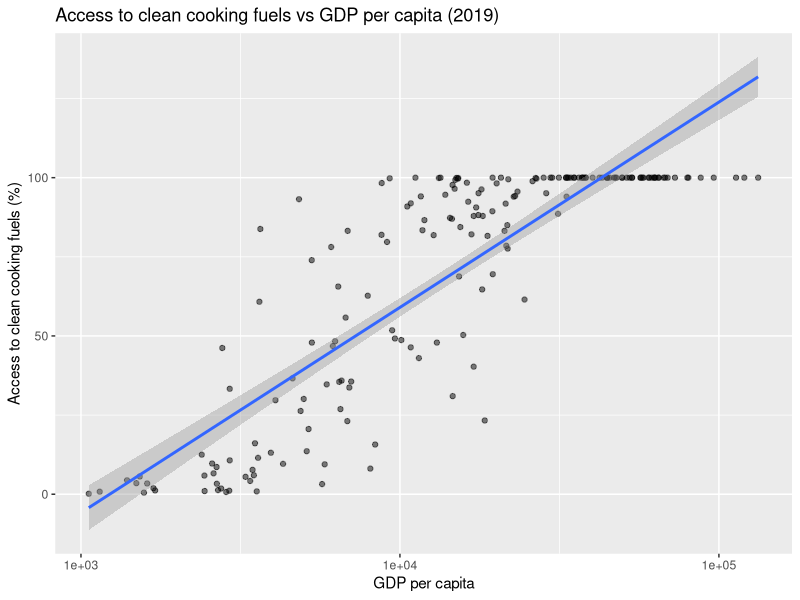
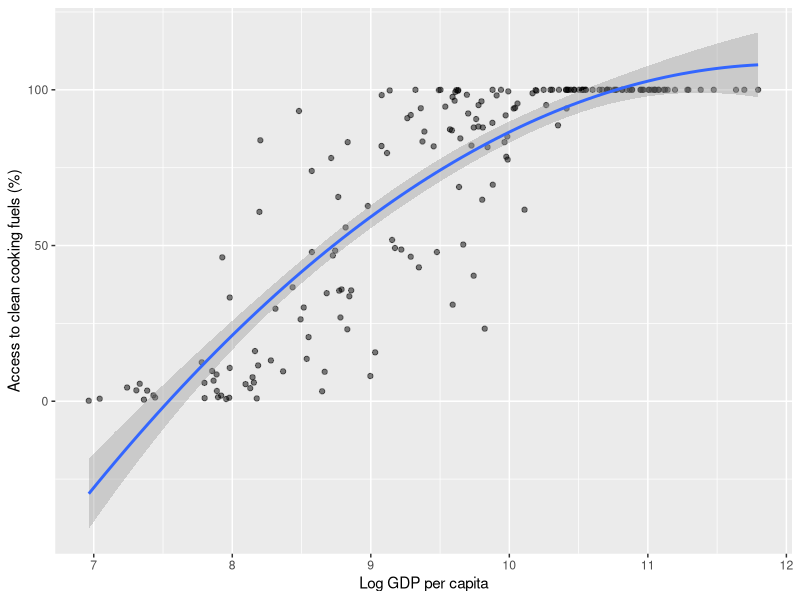

The R script that drew these images, in order:
## ---- chunk 1
library(tidyverse)
data <- read_csv("access-to-clean-fuels-for-cooking-vs-gdp-per-capita.csv")

data_2019 <- data |>
  filter(Year == 2019)

ggplot(data_2019, aes(x = `GDP per capita`,
                      y = `Access to clean fuels and technologies for cooking`)) +
  geom_point(alpha = 0.5) +
  geom_smooth(method = "lm") +
  scale_x_log10() +
  labs(x = "GDP per capita",
       y = "Access to clean cooking fuels (%)",
       title = "Access to clean cooking fuels vs GDP per capita (2019)")

## ---- chunk 2
# Add income group column
data <- data |>
  mutate(income_group = case_when(
    `GDP per capita` < 1000  ~ "Low income",
    `GDP per capita` < 12000 ~ "Middle income",
    TRUE                     ~ "High income"
  ))|>
  filter(`Access to clean fuels and technologies for cooking` <= 100)  # remove bad values
## ---- chunk 3
model1 <- lm(`Access to clean fuels and technologies for cooking` ~ 
              log(`GDP per capita`), 
            data = data_2019)
summary(model1)
## ---- chunk 4
library(tidyverse)
data_2019 <- data_2019 |>
  mutate(log_gdp = log(`GDP per capita`))

ggplot(data_2019, aes(x = log_gdp,
                      y = `Access to clean fuels and technologies for cooking`)) +
  geom_point(alpha = 0.5) +
  stat_smooth(method = "lm",
              formula = y ~ x + I(x^2)) +
  labs(x = "Log GDP per capita",
       y = "Access to clean cooking fuels (%)")
## ---- chunk 5
model2 <- lm(`Access to clean fuels and technologies for cooking` ~ log(`GDP per capita`) + I(log(`GDP per capita`)^2),
             data = data_2019)
summary(model2)
## ---- chunk 6
anova(model1, model2)
## ---- chunk 7
library(readr)
share_of_rural_population_with_electricity_access_vs_share_of_total_population_with_electricity_access <- read_csv("share-of-rural-population-with-electricity-access-vs-share-of-total-population-with-electricity-access.csv")
## ---- chunk 8
rural_vs_urban <- share_of_rural_population_with_electricity_access_vs_share_of_total_population_with_electricity_access
## ---- chunk 9
rural_vs_urban_2019 <- rural_vs_urban |>
  filter(Year == 2019)
## ---- chunk 10
rural_vs_urban_2019 <- as.data.frame(rural_vs_urban_2019)
## ---- chunk 11
joined_data <- full_join(data_2019, rural_vs_urban_2019, by = "Entity")
## ---- chunk 12
joined_data <- joined_data |>
  mutate(rural_urban_gap = `Share of urban population with access` - 
          `Share of rural population with access`)
## ---- chunk 13
model <- lm (`Access to clean fuels and technologies for cooking`~ log_gdp + rural_urban_gap, data = joined_data)
summary(model)
## ---- chunk 14
library(readr)
deaths_attributed_to_household_air_pollution_vs_deaths_attributed_to_ambient_air_pollution <- read_csv("deaths-attributed-to-household-air-pollution-vs-deaths-attributed-to-ambient-air-pollution.csv")
## ---- chunk 15
deaths <- deaths_attributed_to_household_air_pollution_vs_deaths_attributed_to_ambient_air_pollution
## ---- chunk 16
deaths <- deaths |>
mutate(
    indoor_death_rate = `Deaths attributed to household air pollution` / Population * 100000
  )
## ---- chunk 17
merged <- full_join(data_2019, deaths, by = "Entity")
## ---- chunk 18
model3 <- lm(indoor_death_rate ~ `Access to clean fuels and technologies for cooking` + log_gdp,
  data = merged)
summary(model3)
